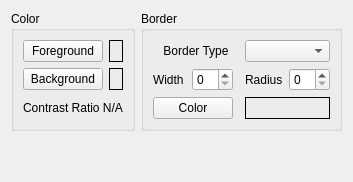
              <widget class="QWidget" name="tab_29">
               <attribute name="title">
                <string>Checked</string>
               </attribute>
               <layout class="QGridLayout" name="gridLayout_17">
                <item row="0" column="0">
                 <widget class="QGroupBox" name="groupBox_9">
                  <property name="title">
                   <string>Color</string>
                  </property>
                  <layout class="QGridLayout" name="gridLayout_12">
                   <item row="0" column="0">
                    <widget class="QPushButton" name="pb_c_fgc_pb">
                     <property name="text">
                      <string>Foreground</string>
                     </property>
                    </widget>
                   </item>
                   <item row="0" column="1">
                    <widget class="QLabel" name="pb_c_fgc_lb">
                     <property name="frameShape">
                      <enum>QFrame::Box</enum>
                     </property>
                     <property name="text">
                      <string/>
                     </property>
                    </widget>
                   </item>
                   <item row="1" column="0">
                    <widget class="QPushButton" name="pb_c_bgc_pb">
                     <property name="text">
                      <string>Background</string>
                     </property>
                    </widget>
                   </item>
                   <item row="1" column="1">
                    <widget class="QLabel" name="pb_c_bgc_lb">
                     <property name="frameShape">
                      <enum>QFrame::Box</enum>
                     </property>
                     <property name="text">
                      <string/>
                     </property>
                    </widget>
                   </item>
                   <item row="2" column="0" colspan="2">
                    <widget class="QLabel" name="pb_c_ctl_lb">
                     <property name="text">
                      <string>Contrast Ratio N/A</string>
                     </property>
                     <property name="alignment">
                      <set>Qt::AlignCenter</set>
                     </property>
                    </widget>
                   </item>
                  </layout>
                 </widget>
                </item>
                <item row="0" column="2">
                 <widget class="QGroupBox" name="groupBox_10">
                  <property name="title">
                   <string>Border</string>
                  </property>
                  <layout class="QGridLayout" name="gridLayout_13">
                   <item row="0" column="3" colspan="2">
                    <widget class="QComboBox" name="pb_c_bdt_cb"/>
                   </item>
                   <item row="1" column="0">
                    <widget class="QLabel" name="label_10">
                     <property name="text">
                      <string>Width</string>
                     </property>
                    </widget>
                   </item>
                   <item row="1" column="3">
                    <widget class="QLabel" name="label_11">
                     <property name="text">
                      <string>Radius</string>
                     </property>
                    </widget>
                   </item>
                   <item row="1" column="4">
                    <widget class="QSpinBox" name="pb_c_bdr_sb"/>
                   </item>
                   <item row="2" column="0" colspan="2">
                    <widget class="QPushButton" name="pb_c_bdc_pb">
                     <property name="text">
                      <string>Color</string>
                     </property>
                    </widget>
                   </item>
                   <item row="0" column="0" colspan="3">
                    <widget class="QLabel" name="label_12">
                     <property name="text">
                      <string>Border Type</string>
                     </property>
                     <property name="alignment">
                      <set>Qt::AlignCenter</set>
                     </property>
                    </widget>
                   </item>
                   <item row="1" column="1">
                    <widget class="QSpinBox" name="pb_c_bdw_sb"/>
                   </item>
                   <item row="2" column="3" colspan="2">
                    <widget class="QLabel" name="pb_c_bdc_lb">
                     <property name="frameShape">
                      <enum>QFrame::Box</enum>
                     </property>
                     <property name="text">
                      <string/>
                     </property>
                    </widget>
                   </item>
                  </layout>
                 </widget>
                </item>
                <item row="1" column="0">
                 <spacer name="verticalSpacer_3">
                  <property name="orientation">
                   <enum>Qt::Vertical</enum>
                  </property>
                  <property name="sizeHint" stdset="0">
                   <size>
                    <width>20</width>
                    <height>40</height>
                   </size>
                  </property>
                 </spacer>
                </item>
               </layout>
              </widget>
